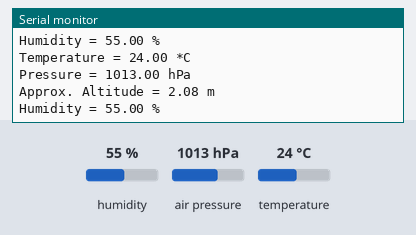
The sketch below on a simulated Arduino Uno, built with avr-gcc and run on an emulated ATmega328P. On the bench: the last lines printed to the serial monitor. Inputs (shaded band) come from the test bench; at power-on: humidity 55 %, air pressure 1013 hPa, temperature 24 °C.

Above: at 1.2 s.
1.3 s: humidity set to 22 %
At 2.6 s:
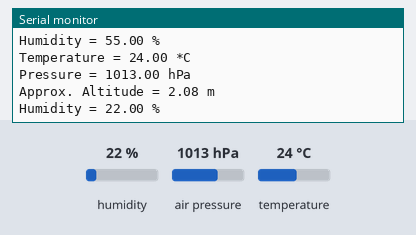
2.8 s: air pressure set to 952 hPa
At 4.0 s:
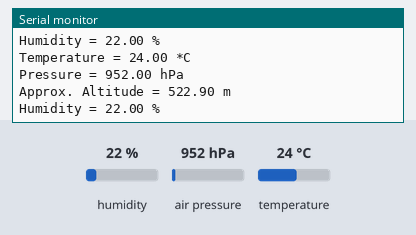

The sketch:

bme280_sketch.ino
```cpp
/*
    BME280 Module Sketch

    (c) Tivole
*/


#include <Wire.h>
#include <Adafruit_BME280.h>

#define SEALEVELPRESSURE_HPA (1013.25)

Adafruit_BME280 bme; // I2C

void setup() {
    Serial.begin(9600);

    if (!bme.begin()) {
        Serial.println("Could not find a valid BME280 sensor, check wiring, address, sensor ID!");
        Serial.print("SensorID was: 0x"); Serial.println(bme.sensorID(),16);
        while (1) delay(10);
    }
}


void loop() {
    Serial.print("Temperature = ");
    Serial.print(bme.readTemperature());
    Serial.println(" *C");

    Serial.print("Pressure = ");

    Serial.print(bme.readPressure() / 100.0F);
    Serial.println(" hPa");

    Serial.print("Approx. Altitude = ");
    Serial.print(bme.readAltitude(SEALEVELPRESSURE_HPA));
    Serial.println(" m");

    Serial.print("Humidity = ");
    Serial.print(bme.readHumidity());
    Serial.println(" %");

    Serial.println();

    delay(1000);
}
```

Measured:
- after the input at 1.3 s, the serial monitor: prints a new line after 0.84 s (image 1)
- after the input at 2.8 s, the serial monitor: prints a new line after 0.33 s (image 2)
